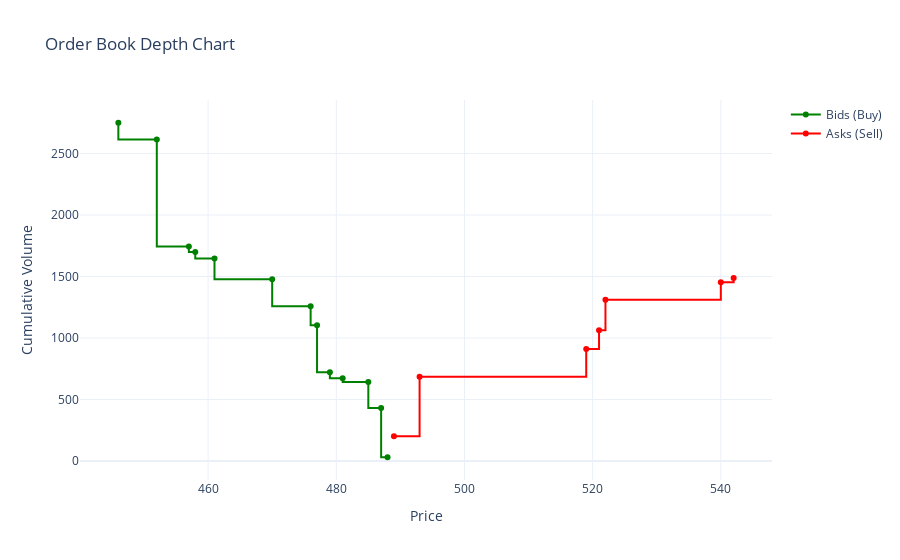

The cell this chart's notebook holds for it:
### Code cell
#generating a random exchange 

# Buy side (sorted high to low)


buy_prices = []
buy_volumes = []

for orders, currentNode in exchange.buys.head.in_order():
    buy_prices.append(currentNode.value)
    buy_volumes.append(sum(order.unfilledVolume for order in orders))

# Sell side (sorted low to high)


sell_prices = []
sell_volumes = []

for orders, currentNode in exchange.sells.head.in_order():
    sell_prices.append(currentNode.value)
    sell_volumes.append(sum(order.unfilledVolume for order in orders))


buy_cumvol = np.cumsum(buy_volumes) 
sell_cumvol = np.cumsum(sell_volumes)           

fig = go.Figure()

# Buy side (bids)
fig.add_trace(go.Scatter(
    x=buy_prices,
    y=buy_cumvol,
    mode='lines+markers',
    name='Bids (Buy)',
    line=dict(color='green', shape='hv')
))

# Sell side (asks)
fig.add_trace(go.Scatter(
    x=sell_prices,
    y=sell_cumvol,
    mode='lines+markers',
    name='Asks (Sell)',
    line=dict(color='red', shape='hv')
))

fig.update_layout(
    title='Order Book Depth Chart',
    xaxis_title='Price',
    yaxis_title='Cumulative Volume',
    xaxis=dict(type='linear'),
    yaxis=dict(type='linear'),
    template='plotly_white'
)

fig.show()

### Figure 1 — Plotly figure (JSON) as saved in the notebook; plotly's stock layout.template omitted (floating-point values rounded to 4 significant figures)
{"data": [{"line": {"color": "green", "shape": "hv"}, "mode": "lines+markers", "name": "Bids (Buy)", "type": "scatter", "x": [488, 487, 485, 481, 479, 477, 476, 470, 461, 458, 457, 452, 446], "y": [31, 431, 643, 673, 721, 1104, 1259, 1477, 1646, 1700, 1745, 2613, 2750]}, {"line": {"color": "red", "shape": "hv"}, "mode": "lines+markers", "name": "Asks (Sell)", "type": "scatter", "x": [489, 493, 519, 521, 522, 540, 542], "y": [201, 685, 911, 1063, 1311, 1454, 1488]}], "layout": {"title": {"text": "Order Book Depth Chart"}, "xaxis": {"title": {"text": "Price"}, "type": "linear"}, "yaxis": {"title": {"text": "Cumulative Volume"}, "type": "linear"}}}
